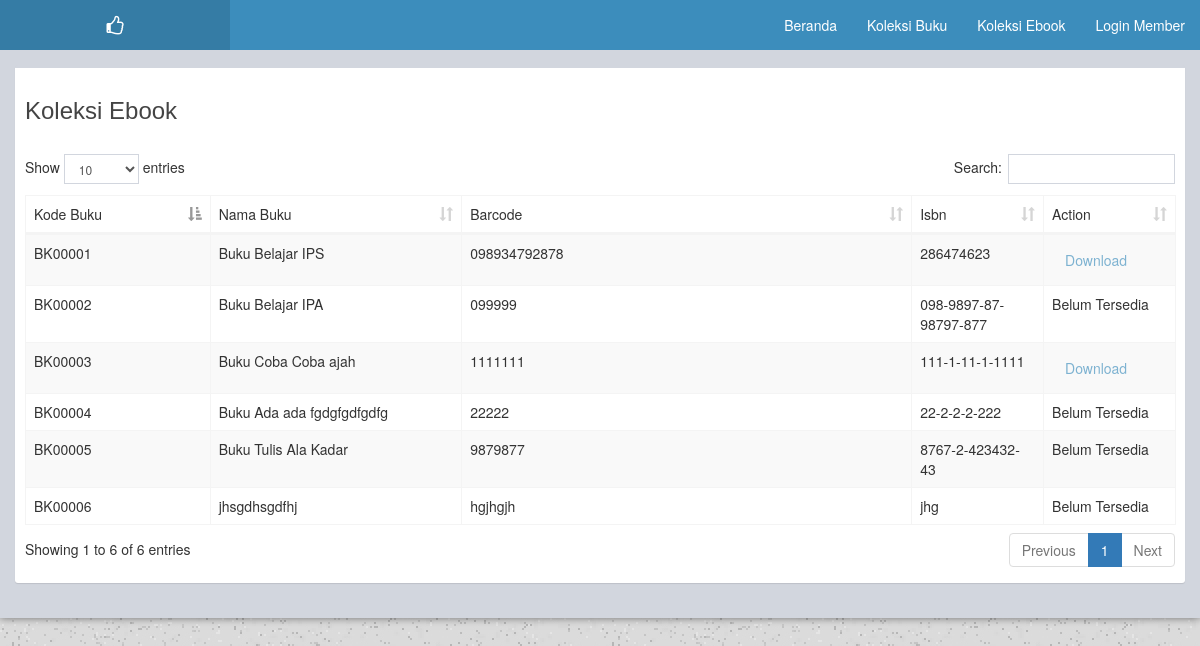
Screenshot of /guest_page/koleksi_ebook.php with the database file from the repository.
### tables this page shows
CREATE TABLE `m_buku` (
  `buku_id` int(11) NOT NULL AUTO_INCREMENT,
  `kode_buku` varchar(64) NOT NULL,
  `nama_buku` varchar(100) NOT NULL,
  `barcode` varchar(64) DEFAULT NULL,
  `isbn` varchar(64) DEFAULT NULL,
  `kategori_buku_id` int(11) DEFAULT NULL,
  `url_ebook` varchar(255) DEFAULT '',
  `nama_rak` varchar(50) DEFAULT '',
  `stok_buku` int(10) DEFAULT '0',
  PRIMARY KEY (`buku_id`),
  UNIQUE KEY `kode_buku` (`kode_buku`),
  KEY `FK_KATEGORI_BUKU` (`kategori_buku_id`),
  CONSTRAINT `FK_KATEGORI_BUKU` FOREIGN KEY (`kategori_buku_id`) REFERENCES `m_kategori_buku` (`kategori_buku_id`) ON DELETE SET NULL ON UPDATE SET NULL
);

### guest_page/koleksi_ebook.php (the view, shortened to what this page needs)
<?php
    include_once("../conf/database.php");
?>
<!DOCTYPE html>
<html>
<head>
    <link rel="stylesheet" href="../asset/admilte_component/bower_components/bootstrap/dist/css/bootstrap.min.css">
    <link rel="stylesheet" href="../asset/admilte_component/bower_components/font-awesome/css/font-awesome.min.css">
    <link rel="stylesheet" href="../asset/admilte_component/bower_components/Ionicons/css/ionicons.min.css">
    <link rel="stylesheet" href="../asset/admilte_component/bower_components/datatables.net-bs/css/dataTables.bootstrap.min.css">
    <link rel="stylesheet" href="../asset/admilte_component/bower_components/datatables.net-bs/css/buttons.dataTables.min.css">
    <link rel="stylesheet" href="../asset/admilte_component/dist/css/AdminLTE.min.css">
    <link rel="stylesheet" href="../asset/admilte_component/dist/css/skins/_all-skins.min.css">
    <link rel="stylesheet" href="../asset/admilte_component/plugins/iCheck/square/blue.css">
</head>
<body class="hold-transition skin-blue layout-boxed">
    <div class="wrapper" style="background-color:#d2d6de;">
        <?php include("./template/navbar.php"); ?>
        <section class="content">
            <div class="box">
            <div class="box-header">
              <h3>Koleksi Ebook </h3>
            </div>
            <div class="box-body">
              <table id="example1" class="table table-bordered table-striped">
                <thead>
                <tr>
                  <td>Kode Buku</td>
                  <td>Nama Buku</td>
                  <td>Barcode</td>
                  <td>Isbn</td>
                  <td>Action</td>
                </tr>
                </thead>
                <tbody>
                <?php
                    if(empty($_SESSION["user"])){
                     $class = 'btn disabled';
                    }
                    else{
                      $class = '';
                    }
                    $query = mysqli_query($conn, "SELECT * FROM m_buku");
                    while($data = mysqli_fetch_array($query)) {
                ?>
                <tr>
                  <td><?php echo $data['kode_buku'] ?></td>
                  <td><?php echo $data['nama_buku'] ?></td>
                  <td><?php echo $data['barcode'] ?></td>
                  <td><?php echo $data['isbn'] ?></td>
                  <?php if($data["url_ebook"]==""):?>
                    <td>Belum Tersedia</td>
                  <?php else:?>
                  <td><a class="<?php echo $class; ?>" href="../admin_page/download/<?php echo $data["url_ebook"] ?>" >Download</a></td>
                  <?php endif;?>
                </tr>
                <?php
                }
                ?>
                </tbody>
              </table>
            </div>
            </div>
        </section>
    </div>
</body>
</html>

### rows the page displays
m_buku: kode_buku "BK00001", nama_buku "Buku Belajar IPS", barcode "098934792878", isbn "286474623"
m_buku: kode_buku "BK00002", nama_buku "Buku Belajar IPA", barcode "099999", isbn "098-9897-87-98797-877", url_ebook "Belum Tersedia"
m_buku: kode_buku "BK00003", nama_buku "Buku Coba Coba ajah", barcode "1111111", isbn "111-1-11-1-1111"
m_buku: kode_buku "BK00004", nama_buku "Buku Ada ada fgdgfgdfgdfg", barcode "22222", isbn "22-2-2-2-222", url_ebook "Belum Tersedia"
m_buku: kode_buku "BK00005", nama_buku "Buku Tulis Ala Kadar", barcode "9879877", isbn "8767-2-423432-43", url_ebook "Belum Tersedia"
m_buku: kode_buku "BK00006", nama_buku "jhsgdhsgdfhj", barcode "hgjhgjh", isbn "jhg", url_ebook "Belum Tersedia"

### other values shown
$judulMenuLogin "Login Member"
